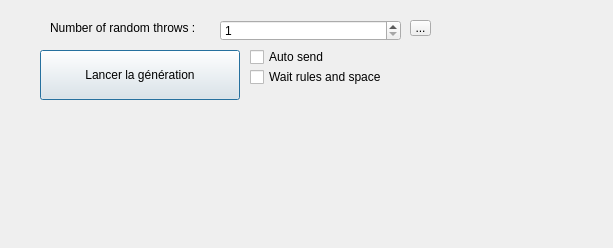
<?xml version="1.0" encoding="UTF-8"?>
<ui version="4.0">
 <class>Dialog</class>
 <widget class="QDialog" name="Dialog">
  <property name="geometry">
   <rect>
    <x>0</x>
    <y>0</y>
    <width>613</width>
    <height>248</height>
   </rect>
  </property>
  <property name="windowTitle">
   <string>Dialog</string>
  </property>
  <widget class="QSpinBox" name="lineEdit_nomFichier">
   <property name="geometry">
    <rect>
     <x>220</x>
     <y>20</y>
     <width>181</width>
     <height>21</height>
    </rect>
   </property>
   <property name="minimum">
    <number>1</number>
   </property>
   <property name="maximum">
    <number>1000000000</number>
   </property>
  </widget>
  <widget class="QLabel" name="label">
   <property name="geometry">
    <rect>
     <x>50</x>
     <y>20</y>
     <width>150</width>
     <height>16</height>
    </rect>
   </property>
   <property name="text">
    <string>Number of random throws :</string>
   </property>
  </widget>
  <widget class="QPushButton" name="pushButton">
   <property name="geometry">
    <rect>
     <x>40</x>
     <y>50</y>
     <width>200</width>
     <height>50</height>
    </rect>
   </property>
   <property name="text">
    <string>Lancer la génération</string>
   </property>
  </widget>
  <widget class="QToolButton" name="toolButton">
   <property name="geometry">
    <rect>
     <x>410</x>
     <y>20</y>
     <width>21</width>
     <height>16</height>
    </rect>
   </property>
   <property name="text">
    <string>...</string>
   </property>
   <property name="toolButtonStyle">
    <enum>Qt::ToolButtonIconOnly</enum>
   </property>
  </widget>
  <widget class="QCheckBox" name="checkBox">
   <property name="geometry">
    <rect>
     <x>250</x>
     <y>50</y>
     <width>153</width>
     <height>14</height>
    </rect>
   </property>
   <property name="text">
    <string>Auto send</string>
   </property>
   <property name="tristate">
    <bool>true</bool>
   </property>
  </widget>
  <widget class="QCheckBox" name="checkBox_2">
   <property name="geometry">
    <rect>
     <x>250</x>
     <y>70</y>
     <width>153</width>
     <height>14</height>
    </rect>
   </property>
   <property name="text">
    <string>Wait rules and space</string>
   </property>
   <property name="tristate">
    <bool>true</bool>
   </property>
  </widget>
 </widget>
 <resources/>
 <connections/>
</ui>
